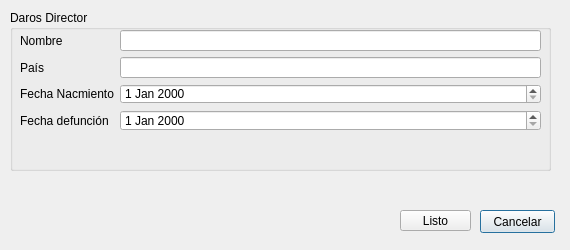
<?xml version="1.0" encoding="UTF-8"?>
<ui version="4.0">
 <class>Dialog</class>
 <widget class="QDialog" name="Dialog">
  <property name="geometry">
   <rect>
    <x>0</x>
    <y>0</y>
    <width>570</width>
    <height>250</height>
   </rect>
  </property>
  <property name="windowTitle">
   <string>Dialog</string>
  </property>
  <widget class="QGroupBox" name="groupBox">
   <property name="geometry">
    <rect>
     <x>10</x>
     <y>10</y>
     <width>541</width>
     <height>161</height>
    </rect>
   </property>
   <property name="title">
    <string>Daros Director</string>
   </property>
   <widget class="QWidget" name="formLayoutWidget">
    <property name="geometry">
     <rect>
      <x>10</x>
      <y>20</y>
      <width>521</width>
      <height>101</height>
     </rect>
    </property>
    <layout class="QFormLayout" name="formLayout">
     <item row="0" column="0">
      <widget class="QLabel" name="label">
       <property name="text">
        <string>Nombre</string>
       </property>
      </widget>
     </item>
     <item row="0" column="1">
      <widget class="QLineEdit" name="lineEdit"/>
     </item>
     <item row="1" column="0">
      <widget class="QLabel" name="label_2">
       <property name="text">
        <string>País</string>
       </property>
      </widget>
     </item>
     <item row="1" column="1">
      <widget class="QLineEdit" name="lineEdit_2"/>
     </item>
     <item row="2" column="0">
      <widget class="QLabel" name="label_3">
       <property name="text">
        <string>Fecha Nacmiento</string>
       </property>
      </widget>
     </item>
     <item row="2" column="1">
      <widget class="QDateEdit" name="dateEdit"/>
     </item>
     <item row="3" column="0">
      <widget class="QLabel" name="label_4">
       <property name="text">
        <string>Fecha defunción</string>
       </property>
      </widget>
     </item>
     <item row="3" column="1">
      <widget class="QDateEdit" name="dateEdit_2"/>
     </item>
    </layout>
   </widget>
  </widget>
  <widget class="QPushButton" name="pushButton">
   <property name="geometry">
    <rect>
     <x>480</x>
     <y>210</y>
     <width>75</width>
     <height>23</height>
    </rect>
   </property>
   <property name="text">
    <string>Cancelar</string>
   </property>
  </widget>
  <widget class="QPushButton" name="pushButton_5">
   <property name="geometry">
    <rect>
     <x>400</x>
     <y>210</y>
     <width>71</width>
     <height>21</height>
    </rect>
   </property>
   <property name="text">
    <string>Listo</string>
   </property>
  </widget>
 </widget>
 <resources/>
 <connections/>
</ui>
